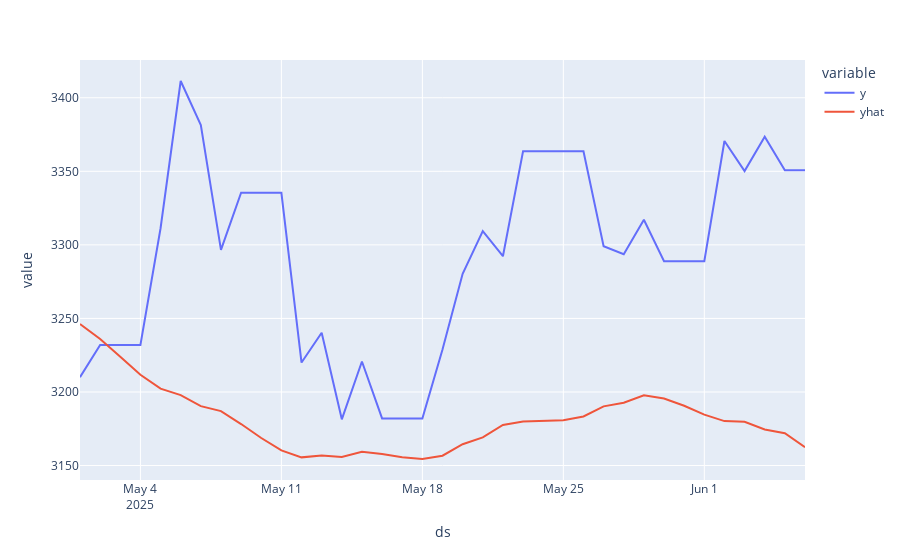

Notebook code for this chart:
### Markdown cell above
**Visualization of the prediction and actual value of the price of gold for the last week of the test dataframe**

### Code cell
import plotly_express as px
viz_df = test.copy()
forecasted_values = forecast.tail(len(test))['yhat']
viz_df['yhat'] = forecasted_values.values
px.line(viz_df,viz_df.ds,[viz_df.y,viz_df.yhat])

### Figure 1 — Plotly figure (JSON) as saved in the notebook; plotly's stock layout.template omitted (floating-point values rounded to 4 significant figures)
{"data": [{"hovertemplate": "variable=y<br>ds=%{x}<br>value=%{y}<extra></extra>", "legendgroup": "y", "line": {"color": "#636efa", "dash": "solid"}, "marker": {"symbol": "circle"}, "mode": "lines", "name": "y", "orientation": "v", "showlegend": true, "type": "scatter", "x": ["2025-05-01", "2025-05-02", "2025-05-03", "2025-05-04", "2025-05-05", "2025-05-06", "2025-05-07", "2025-05-08", "2025-05-09", "2025-05-10", "2025-05-11", "2025-05-12", "2025-05-13", "2025-05-14", "2025-05-15", "2025-05-16", "2025-05-17", "2025-05-18", "2025-05-19", "2025-05-20", "2025-05-21", "2025-05-22", "2025-05-23", "2025-05-24", "2025-05-25", "2025-05-26", "2025-05-27", "2025-05-28", "2025-05-29", "2025-05-30", "2025-05-31", "2025-06-01", "2025-06-02", "2025-06-03", "2025-06-04", "2025-06-05", "2025-06-06"], "xaxis": "x", "y": [3210.0, 3232.0, 3232.0, 3232.0, 3311.0, 3411.0, 3381.0, 3297.0, 3335.0, 3335.0, 3335.0, 3220.0, 3240.0, 3181.0, 3221.0, 3182.0, 3182.0, 3182.0, 3229.0, 3280.0, 3309.0, 3292.0, 3364.0, 3364.0, 3364.0, 3364.0, 3299.0, 3294.0, 3317.0, 3289.0, 3289.0, 3289.0, 3371.0, 3350.0, 3374.0, 3351.0, 3351.0], "yaxis": "y"}, {"hovertemplate": "variable=yhat<br>ds=%{x}<br>value=%{y}<extra></extra>", "legendgroup": "yhat", "line": {"color": "#EF553B", "dash": "solid"}, "marker": {"symbol": "circle"}, "mode": "lines", "name": "yhat", "orientation": "v", "showlegend": true, "type": "scatter", "x": ["2025-05-01", "2025-05-02", "2025-05-03", "2025-05-04", "2025-05-05", "2025-05-06", "2025-05-07", "2025-05-08", "2025-05-09", "2025-05-10", "2025-05-11", "2025-05-12", "2025-05-13", "2025-05-14", "2025-05-15", "2025-05-16", "2025-05-17", "2025-05-18", "2025-05-19", "2025-05-20", "2025-05-21", "2025-05-22", "2025-05-23", "2025-05-24", "2025-05-25", "2025-05-26", "2025-05-27", "2025-05-28", "2025-05-29", "2025-05-30", "2025-05-31", "2025-06-01", "2025-06-02", "2025-06-03", "2025-06-04", "2025-06-05", "2025-06-06"], "xaxis": "x", "y": [3246.0, 3236.0, 3224.0, 3212.0, 3202.0, 3198.0, 3190.0, 3187.0, 3178.0, 3169.0, 3160.0, 3156.0, 3157.0, 3156.0, 3159.0, 3158.0, 3156.0, 3154.0, 3157.0, 3165.0, 3169.0, 3178.0, 3180.0, 3181.0, 3181.0, 3183.0, 3190.0, 3193.0, 3198.0, 3196.0, 3191.0, 3185.0, 3180.0, 3180.0, 3175.0, 3172.0, 3162.0], "yaxis": "y"}], "layout": {"legend": {"title": {"text": "variable"}, "tracegroupgap": 0}, "margin": {"t": 60}, "xaxis": {"anchor": "y", "domain": [0, 1], "title": {"text": "ds"}}, "yaxis": {"anchor": "x", "domain": [0, 1], "title": {"text": "value"}}}}
